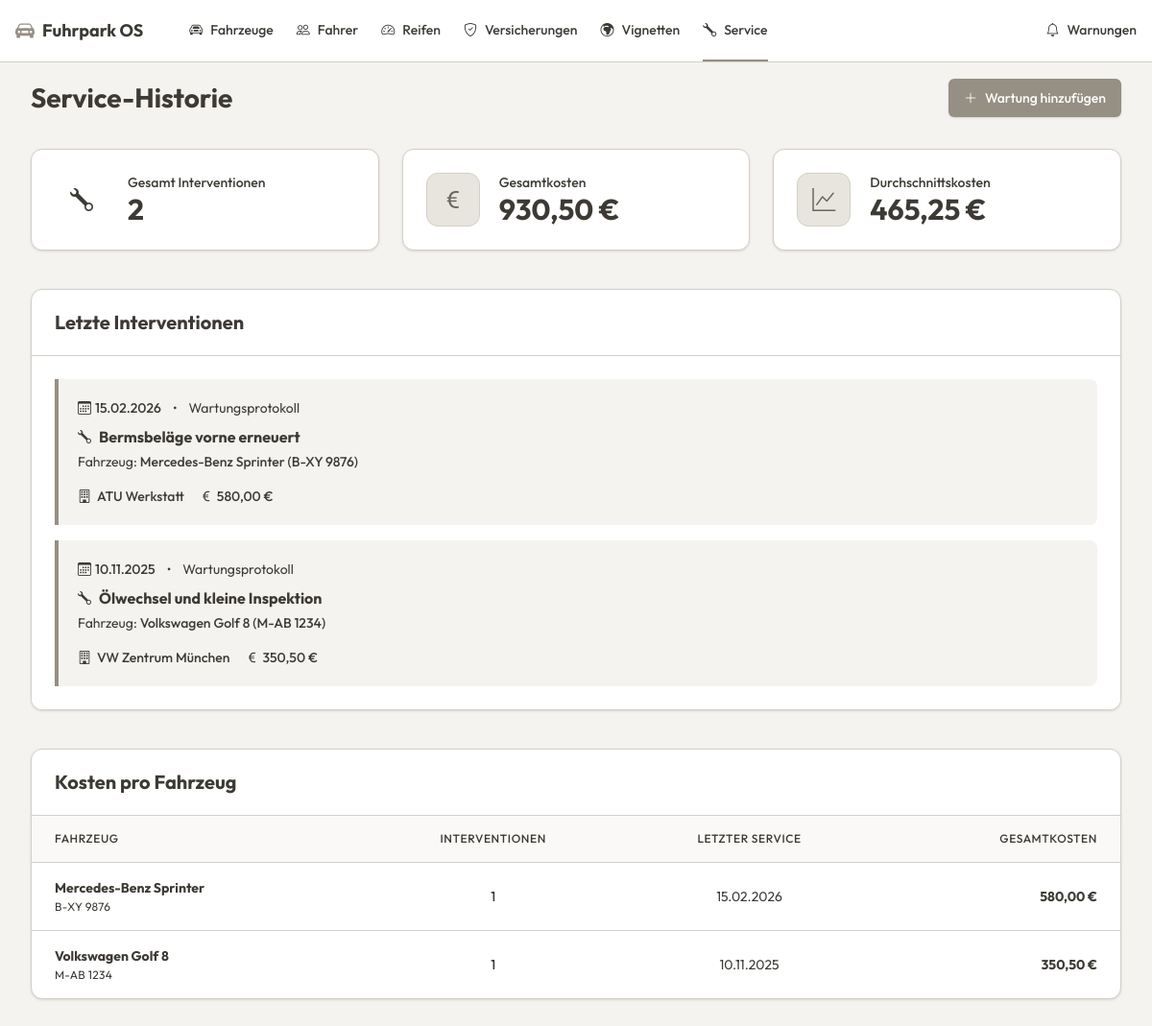
Page /views/service/service_list.php on the committed database.
### tables this page shows
CREATE TABLE wartung (
        id INTEGER PRIMARY KEY AUTOINCREMENT,
        fahrzeug_id INTEGER NOT NULL,
        datum TEXT NOT NULL,
        werkstatt TEXT NOT NULL,
        kosten REAL NOT NULL,
        reparatur_typ TEXT NOT NULL,
        FOREIGN KEY (fahrzeug_id) REFERENCES fahrzeuge(id)
    );

CREATE TABLE fahrzeuge (
        id INTEGER PRIMARY KEY AUTOINCREMENT,
        kennzeichen TEXT NOT NULL,
        fahrzeug_typ TEXT NOT NULL,
        marke TEXT NOT NULL,
        modell TEXT NOT NULL,
        vin TEXT NOT NULL,
        status TEXT DEFAULT 'Aktiv',
        fahrer_id INTEGER DEFAULT NULL,
        naechster_tuev TEXT NOT NULL,
        naechster_service TEXT NOT NULL
    );

### views/service/service_list.php (the view, shortened to what this page needs)
<?php
require '../../config/db.php';
$stats = $pdo->query("
    SELECT COUNT(w.id) as total_count,
           SUM(w.kosten) as total_cost,
           AVG(w.kosten) as avg_cost
    FROM wartung w
    JOIN fahrzeuge f ON w.fahrzeug_id = f.id
")->fetch(PDO::FETCH_ASSOC);
$totalInterventions = $stats['total_count'] ?: 0;
$totalCost = $stats['total_cost'] ?: 0;
$avgCost = $stats['avg_cost'] ?: 0;
$sqlRecent = "
    SELECT w.*, f.marke, f.modell, f.kennzeichen
    FROM wartung w
    JOIN fahrzeuge f ON w.fahrzeug_id = f.id
    ORDER BY w.datum DESC
    LIMIT 20
";
$recentServices = $pdo->query($sqlRecent)->fetchAll(PDO::FETCH_ASSOC);
$sqlVehicles = "
    SELECT f.id, f.marke, f.modell, f.kennzeichen,
           COUNT(w.id) as intervention_count,
           MAX(w.datum) as last_service,
           SUM(w.kosten) as total_vehicle_cost
    FROM fahrzeuge f
    LEFT JOIN wartung w ON f.id = w.fahrzeug_id
    GROUP BY f.id
    ORDER BY total_vehicle_cost DESC, f.kennzeichen ASC
";
$vehicleCosts = $pdo->query($sqlVehicles)->fetchAll(PDO::FETCH_ASSOC);
?>
<!DOCTYPE html>
<html lang="de">
<head>
    <link href="https://cdn.jsdelivr.net/npm/bootstrap-icons@1.10.5/font/bootstrap-icons.css" rel="stylesheet">
    <script src="https://unpkg.com/@tailwindcss/browser@4"></script>
</head>
<body>
<?php include '../../components/navbar.php'; ?>
<main class="max-w-[1300px] mx-auto px-4 sm:px-6 lg:px-8 py-4">
    <div class="flex flex-col sm:flex-row justify-between items-start sm:items-center mb-8 gap-4">
        <h1 class="text-[28px] font-bold text-foreground">Service-Historie</h1>
        <a href="../vehicles/select_vehicle.php?action=service" class="w-full sm:w-auto flex items-center justify-center gap-2 bg-primary text-primary-foreground hover:opacity-90 px-4 py-2.5 text-sm font-medium rounded-md shadow-sm transition-opacity">
            <i class="bi bi-plus-lg"></i> Wartung hinzufügen
        </a>
    </div>
    <div class="grid grid-cols-1 md:grid-cols-3 gap-6 mb-10">
        <div class="bg-card rounded-xl p-6 shadow-sm border border-border flex items-center gap-5">
            <div class="w-14 h-14 shrink-0 rounded-xl bg-muted flex items-center justify-center text-muted-foreground text-2xl">
                <i class="bi bi-wrench"></i>
            </div>
            <div class="min-w-0 flex-1">
                <div class="text-sm text-muted-foreground font-medium truncate">Gesamt Interventionen</div>
                <div class="text-3xl font-bold text-foreground truncate"><?= $totalInterventions ?></div>
            </div>
        </div>
        <div class="bg-card rounded-xl p-6 shadow-sm border border-border flex items-center gap-5">
            <div class="w-14 h-14 shrink-0 rounded-xl bg-[#E8E5DF] flex items-center justify-center text-[#6b6761] text-2xl border border-[#d4cfc7]">
                <i class="bi bi-currency-euro"></i>
            </div>
            <div class="min-w-0 flex-1">
                <div class="text-sm text-muted-foreground font-medium truncate">Gesamtkosten</div>
                <div class="text-3xl font-bold text-foreground truncate" title="<?= number_format($totalCost, 2, ',', '.') ?> €">
                    <?= number_format($totalCost, 2, ',', '.') ?> €
                </div>
            </div>
        </div>
        <div class="bg-card rounded-xl p-6 shadow-sm border border-border flex items-center gap-5">
            <div class="w-14 h-14 shrink-0 rounded-xl bg-[#E8E5DF] flex items-center justify-center text-[#6b6761] text-2xl border border-[#d4cfc7]">
                <i class="bi bi-graph-up"></i>
            </div>
            <div class="min-w-0 flex-1">
                <div class="text-sm text-muted-foreground font-medium truncate">Durchschnittskosten</div>
                <div class="text-3xl font-bold text-foreground truncate" title="<?= number_format($avgCost, 2, ',', '.') ?> €">
                    <?= number_format($avgCost, 2, ',', '.') ?> €
                </div>
            </div>
        </div>
    </div>
    <div class="bg-card border border-border rounded-xl shadow-sm mb-10 overflow-hidden">
        <div class="px-6 py-5 border-b border-border">
            <h2 class="text-xl font-bold text-foreground">Letzte Interventionen</h2>
        </div>
        <div class="p-6 space-y-4 bg-card">
            <?php if (empty($recentServices)): ?>
                <div class="text-center text-muted-foreground py-8">
                    <i class="bi bi-wrench text-4xl mb-3 block text-border"></i>
                    Es wurden noch keine Service-Einträge protokolliert.
                </div>
            <?php else: ?>
                <?php foreach ($recentServices as $service): ?>
                    <div class="bg-[#F5F3F0] border-l-4 border-[#968F83] rounded-r-lg p-5 flex flex-col gap-2 transition-shadow hover:shadow-sm">
                        <div class="flex items-center gap-3 text-sm text-muted-foreground">
                            <span class="flex items-center gap-1 font-medium text-foreground">
                                <i class="bi bi-calendar3"></i> <?= date('d.m.Y', strtotime($service['datum'])) ?>
                            </span>
                            <span>•</span>
                            <span>Wartungsprotokoll</span>
                        </div>
                        <div>
                            <h3 class="text-base font-bold text-foreground flex items-center gap-2">
                                <i class="bi bi-wrench text-muted-foreground text-sm"></i>
                                <?= htmlspecialchars($service['reparatur_typ']) ?>
                            </h3>
                            <div class="text-sm text-muted-foreground mt-1">
                                Fahrzeug: <a href="../vehicles/vehicle_details.php?id=<?= $service['fahrzeug_id'] ?>" class="text-foreground font-medium hover:text-primary transition-colors"><?= htmlspecialchars($service['marke']) ?> <?= htmlspecialchars($service['modell']) ?> (<?= htmlspecialchars($service['kennzeichen']) ?>)</a>
                            </div>
                        </div>
                        <div class="flex items-center gap-4 mt-2 text-sm font-medium">
                            <span class="flex items-center gap-1.5 text-muted-foreground">
                                <i class="bi bi-building"></i> <?= htmlspecialchars($service['werkstatt']) ?>
                            </span>
                            <span class="flex items-center gap-1 text-foreground">
                                <i class="bi bi-currency-euro text-muted-foreground"></i> <?= number_format($service['kosten'], 2, ',', '.') ?> €
                            </span>
                        </div>
                    </div>
                <?php endforeach; ?>
            <?php endif; ?>
        </div>
    </div>
    <div class="bg-card border border-border rounded-xl shadow-sm overflow-hidden mb-8">
        <div class="px-6 py-5 border-b border-border">
            <h2 class="text-xl font-bold text-foreground">Kosten pro Fahrzeug</h2>
        </div>
        <div class="overflow-x-auto">
            <table class="w-full text-sm text-left whitespace-nowrap">
                <thead class="text-xs text-muted-foreground uppercase bg-background/50 border-b border-border tracking-wider">
                <tr>
                    <th class="px-6 py-4 font-medium">Fahrzeug</th>
                    <th class="px-6 py-4 font-medium text-center">Interventionen</th>
                    <th class="px-6 py-4 font-medium text-center">Letzter Service</th>
                    <th class="px-6 py-4 font-medium text-right">Gesamtkosten</th>
                </tr>
                </thead>
                <tbody class="divide-y divide-border">
                <?php foreach ($vehicleCosts as $vc):
                    $hasService = $vc['intervention_count'] > 0;
                    ?>
                    <tr class="hover:bg-muted/30 transition-colors">
                        <td class="px-6 py-4">
                            <a href="../vehicles/vehicle_details.php?id=<?= $vc['id'] ?>" class="font-bold text-foreground hover:text-primary transition-colors block">
                                <?= htmlspecialchars($vc['marke']) ?> <?= htmlspecialchars($vc['modell']) ?>
                            </a>
                            <div class="text-xs text-muted-foreground uppercase mt-0.5 tracking-wide">
                                <?= htmlspecialchars($vc['kennzeichen']) ?>
                            </div>
                        </td>
                        <td class="px-6 py-4 text-center font-medium text-foreground">
                            <?= $vc['intervention_count'] ?>
                        </td>
                        <td class="px-6 py-4 text-center text-muted-foreground">
                            <?= $hasService ? date('d.m.Y', strtotime($vc['last_service'])) : '-' ?>
                        </td>
                        <td class="px-6 py-4 text-right font-bold text-foreground">
                            <?= $hasService ? number_format($vc['total_vehicle_cost'], 2, ',', '.') . ' €' : '0,00 €' ?>
                        </td>
                    </tr>
                <?php endforeach; ?>
                </tbody>
            </table>
        </div>
    </div>
</main>
</body>
</html>

### rows in the picture
wartung: datum "15.02.2026", reparatur_typ "Bermsbeläge vorne erneuert", fahrzeug.marke "Mercedes-Benz", fahrzeug.modell "Sprinter", fahrzeug.kennzeichen "B-XY 9876", werkstatt "ATU Werkstatt", kosten "580,00"
wartung: datum "10.11.2025", reparatur_typ "Ölwechsel und kleine Inspektion", fahrzeug.marke "Volkswagen", fahrzeug.modell "Golf 8", fahrzeug.kennzeichen "M-AB 1234", werkstatt "VW Zentrum München", kosten "350,50"
fahrzeuge: marke "Mercedes-Benz", modell "Sprinter", kennzeichen "B-XY 9876", intervention_count "1", last_service "15.02.2026", total_vehicle_cost "580,00"
fahrzeuge: marke "Volkswagen", modell "Golf 8", kennzeichen "M-AB 1234", intervention_count "1", last_service "10.11.2025", total_vehicle_cost "350,50"

### other values in the picture
$item[0] "Fahrzeuge"
$item[0] "Fahrer"
$item[0] "Reifen"
$item[0] "Versicherungen"
$item[0] "Vignetten"
$item[0] "Service"
$totalInterventions "2"
$totalCost "930,50"
$avgCost "465,25"
